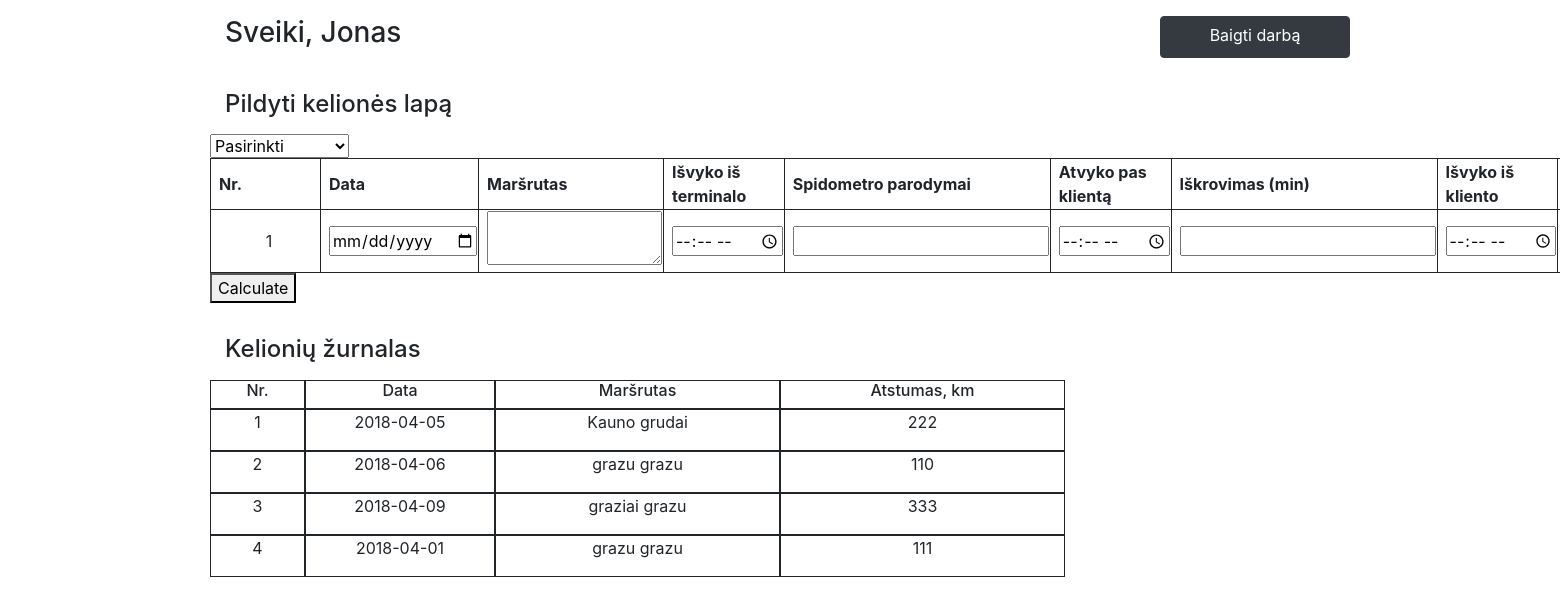
Page /index.php (signed in) on the committed database.
### tables this page shows
CREATE TABLE IF NOT EXISTS `data_sheet` (
  `id` int(5) NOT NULL AUTO_INCREMENT,
  `date_` date NOT NULL,
  `route` varchar(255) NOT NULL,
  `departure` time NOT NULL,
  `speedoTripStart` int(10) NOT NULL,
  `arrivalToClient` time NOT NULL,
  `unloading` smallint(6) NOT NULL,
  `departureFromClient` time NOT NULL,
  `arrival` time NOT NULL,
  `speedoTripEnd` int(10) NOT NULL,
  `distance` smallint(6) NOT NULL,
  `consumptions` smallint(6) NOT NULL,
  `driver` char(35) NOT NULL,
  PRIMARY KEY (`id`)
);

### server/sql_functions.php (called while the page is built, shortened)
<?php
require_once 'config.php';
function getConnected() {
    global $link;
    return $link;
}
function getUserInfo($username) {
    $mySQL = "SELECT userType FROM users WHERE username='$username';";
    $result = mysqli_query(getConnected(), $mySQL);
    if (!$result) {
        echo "bad query for user";
    } else {
        $results = mysqli_fetch_assoc($result);
        return $results;
    }
}
function getLatestData($id, $driver) {
    $mySQL = "SELECT * FROM data_sheet WHERE id='$id' AND driver='$driver';";
    $result = mysqli_query(getConnected(), $mySQL);
    if (!$result) {
        echo "bad query for data";
    } else {
        $results = mysqli_fetch_assoc($result);
        return $results;
    }
}

### index.php (the view, shortened to what this page needs)
<!DOCTYPE html>
<html dir="ltr">
    <head>
        <link rel="stylesheet" href="https://maxcdn.bootstrapcdn.com/bootstrap/4.0.0/css/bootstrap.min.css">
        <link rel="stylesheet" href="./css/main.css">
    </head>
    <body class="container">
        <div class="row ">
            <h3 class="col-4 mt-3">Sveiki, <?php echo $_SESSION['username']; ?> </h3>
            <a  href="server/logout.php" class="btn btn-dark col-2 offset-6 mt-3">Baigti darbą</a>
        </div>
        <?php require_once './server/sql_functions.php';
        $userType = getUserInfo($_SESSION['username']);
        if ($userType['userType'] == 'manager') {
         ?>
        <h4>Transporto priemonės registravimas</h4>
        <form class="" action="server/createVehicle.php" method="post">
        <div class="row">
            <div class="col-5">
                <div class="row">
                    <div class="col-7">
                        <label for="make">Transporto priemonės markė</label>
                        <label for="model">Transporto priemonės modelis</label>
                        <label for="plateNumber">Valstybinis numeris</label>
                        <label for="speedo">Spidometro rodmenys (km)</label>
                    </div>
                    <div class="col-5">
                        <input type="text" name="make" value="" placeholder="Ford" required>
                        <input type="text" name="model" value="" placeholder="Focus" required>
                        <input type="text" name="plateNumber" value="" placeholder="CCC222" required>
                        <input type="number" name="speedo" value="" placeholder="00000" required>
                    </div>
                </div>
            </div>
            <table class="col-5">
                <thead>
                    <th>Kuro normos</th>
                    <th>Kiekis (l/h)</th>
                </thead>
                <tr>
                    <td>Stovėjimas</td>
                    <td><input type="text" name="standingFuelCon" value="" placeholder="5" required></td>
                </tr>
                <tr>
                    <td>Važiavimas</td>
                    <td><input type="text" name="drivingFuelCon" value="" placeholder="32" required></td>
                </tr>
                <tr>
                    <td>Iškrovimas</td>
                    <td><input type="text" name="loadingFuelCon" value="" placeholder="20" required></td>
                </tr>
            </table>
        </div>
            <input type="submit" class="btn btn-primary" name="" value="Registruoti">
        </form>
         <h4>Registruotos transporto priemonės</h4>
         <div class="row">
             <div class="col-1 table">
                 <h6>Nr.</h6>
             </div>
             <div class="col-2 table">
                 <h6>Transporto priemonė</h6>
             </div>
             <div class="col-2 table">
                 <h6>Valstybinis numeris</h6>
             </div>
             <div class="col-2 table">
                 <h6>Spidometro rodmenys</h6>
             </div>
             <div class="col-2 table">
                 <h6>Paskutinis vairuotojas</h6>
             </div>
             <div class="col-3 table">
                 <h6>Paskutinė eksplotacijos data</h6>
             </div>
         </div>
         <?php for ($i=0, $j=1; $i < 50; $i++) {
             $registeredVehicles = getVehiclesInfo($i);
             if($registeredVehicles != NULL) {
          ?>
         <div class="row">
             <div class="col-1 table">
                 <p><?php echo $j; $j++?></p>
             </div>
             <div class="col-2 table">
                 <p><?php echo $registeredVehicles['make']; echo " "; echo $registeredVehicles['model']; ?></p>
             </div>
             <div class="col-2 table">
                 <p><?php echo $registeredVehicles['plateNumber']; ?></p>
             </div>
             <div class="col-2 table">
                 <p><?php echo $registeredVehicles['speedo']; ?></p>
             </div>
             <div class="col-2 table">
                 <p><?php echo $registeredVehicles['drivedBy']; ?></p>
             </div>
             <div class="col-3 table">
                 <p><?php echo $registeredVehicles['drivingDate']; ?></p>
             </div>
         </div>
        <?php
                    }
                }
            } elseif ($userType['userType'] == 'driver') {
        ?>
        <h4>Pildyti kelionės lapą</h4>
        <div class="row">
            <form class="" action="./server/dataEntry.php" method="post">
                <select class="" name="plateNumber">
                    <option >Pasirinkti</option>
                </select>
                <table>
                    <thead>
                        <th>Nr.</th>
                        <th>Data</th>
                        <th>Maršrutas</th>
                        <th>Išvyko iš terminalo</th>
                        <th>Spidometro parodymai</th>
                        <th>Atvyko pas klientą</th>
                        <th>Iškrovimas (min)</th>
                        <th>Išvyko iš kliento</th>
                        <th>Atvyko į terminalą</th>
                    </thead>
                    <tr>
                        <td>1</td>
                        <td> <input type="date" name="date_" value=""  required> </td>
                        <td> <textarea name="route" rows="2" cols="15" required></textarea> </td>
                        <td> <input type="time" name="departure" value="" required> </td>
                        <td> <input type="number" name="speedoTripStart" value="" required> </td>
                        <td> <input type="time" name="arrivalToClient" value="" required> </td>
                        <td> <input type="number" name="unloading" value="" required> </td>
                        <td> <input type="time" name="departureFromClient" value="" required> </td>
                        <td> <input type="time" name="arrival" value="" required> </td>
                    </tr>
                </table>
                <button type="submit" name="button">Calculate</button>
            </form>
        </div>
        <h4>Kelionių žurnalas</h4>
        <div class="row">
            <div class="col-1 table">
                <h6>Nr.</h6>
            </div>
            <div class="col-2 table">
                <h6>Data</h6>
            </div>
            <div class="col-3 table">
                <h6>Maršrutas</h6>
            </div>
            <div class="col-3 table">
                <h6>Atstumas, km</h6>
            </div>
        </div>
        <?php for ($i=0, $j=1; $i < 15 ; $i++) {
                $driverData = getLatestData($i, $_SESSION['username']);
                if ($driverData != NULL) {
        ?>
        <div class="row">
            <div class="col-1 table">
                <p><?php echo $j; $j++ ?></p>
            </div>
            <div class="col-2 table">
                <p><?php echo $driverData['date_'] ?></p>
            </div>
            <div class="col-3 table">
                <p><?php echo $driverData['route'] ?></p>
            </div>
            <div class="col-3 table">
                <p><?php echo $driverData['distance'] ?></p>
            </div>
        </div>
        <?php
                }
            }
        }
        ?>
    </body>
</html>

### css/main.css (style rules this page uses)
h4 { margin-top: 2rem; margin-bottom: 1rem; }
td, th { padding-left: 0.5rem; border: solid 1px; min-width: 110px; }
td { text-align: center; }
table { border: solid 1px; }
.table { border: solid 1px; margin-bottom: 0; text-align: center; }

### rows in the picture
data_sheet: date_ "2018-04-05", route "Kauno grudai", distance "222"
data_sheet: date_ "2018-04-06", route "grazu grazu", distance "110"
data_sheet: date_ "2018-04-09", route "graziai grazu", distance "333"
data_sheet: date_ "2018-04-01", route "grazu grazu", distance "111"

### other values in the picture
$_SESSION['username'] "Jonas"
